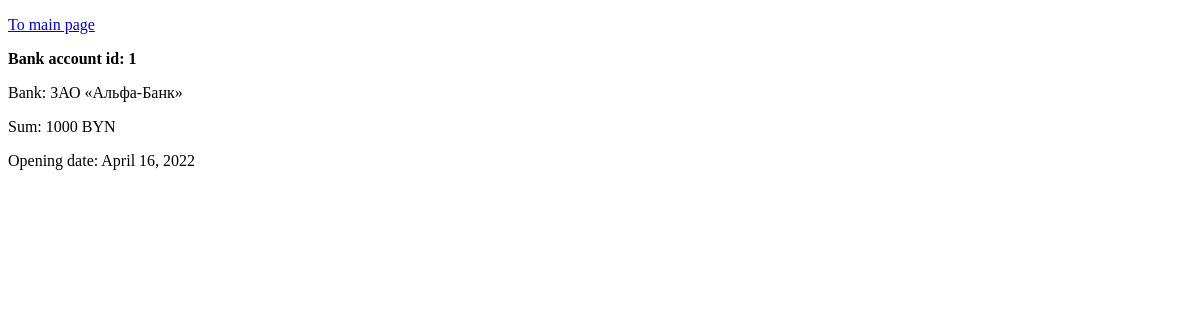
The page /main_operator/show_accounts/ (signed in) on the database as committed earlier.
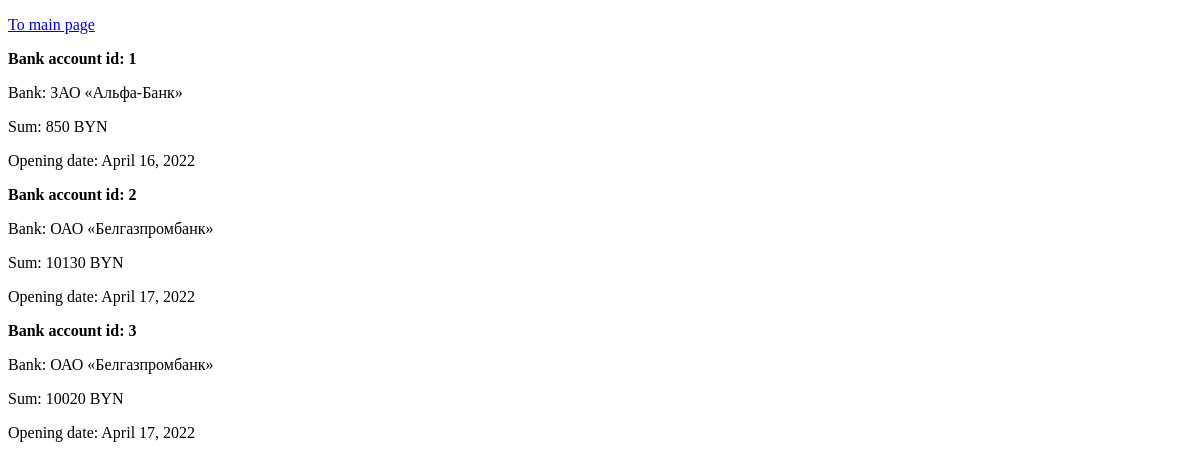
The same page on the database as committed later.
### Bank/models.py (models this page shows, shortened)
class FinancialEntity(models.Model):
    class Meta:
        abstract = True
    sum = models.PositiveIntegerField(default=0)
    opening_date = models.DateField(auto_now_add=date.today())
    block = models.BooleanField(default=False)
    user = models.ForeignKey('User', on_delete=models.CASCADE)
    bank = models.ForeignKey('Bank', on_delete=models.CASCADE)

class BankAccount(FinancialEntity):
    frozen = models.BooleanField(default=False)

class Enterprise(models.Model):
    class Meta:
        abstract = True
    name = models.CharField(max_length=100, default='', unique=True)
    email = models.CharField(max_length=50, default='')
    PAN = models.CharField(max_length=9, unique=True, default='')
    address = models.CharField(max_length=150, unique=True, default='')

class Bank(Enterprise):
    BIC = models.CharField(max_length=9, unique=True, default='')
    def __str__(self):
        return self.name

### Bank/views.py (the view)
# urls.py: path('main_operator/show_accounts/', views.show_bank_accounts_operator, name='show_accs_operator'),
@login_required
def show_bank_accounts_operator(request):
    accs = BankAccount.objects.all()
    context = {'accs': accs, 'title': 'Show accounts for operator'}
    return render(request, 'Bank/show_all_accounts.html', context)

### Bank/templates/Bank/show_all_accounts.html (shortened to what this page needs)
<!DOCTYPE html>
<html lang="en">
<head>
</head>
<body>
    <p><a href="/main_operator">To main page</a></p>
    {% for acc in accs %}
    <p><strong>Bank account id: {{ acc.id }}</strong></p>
    <p>Bank: {{ acc.bank }}</p>
    <p>Sum: {{ acc.sum }} BYN</p>
    <p>Opening date: {{ acc.opening_date }}</p>
    {% endfor %}
</body>
</html>

Rows that differ between the two databases and show on the page:
changed BankAccount "April 16, 2022": sum "1000" → "850"
added BankAccount: id "2", bank "ОАО «Белгазпромбанк»", sum "10130", opening_date "April 17, 2022"
added BankAccount: id "3", bank "ОАО «Белгазпромбанк»", sum "10020", opening_date "April 17, 2022"
